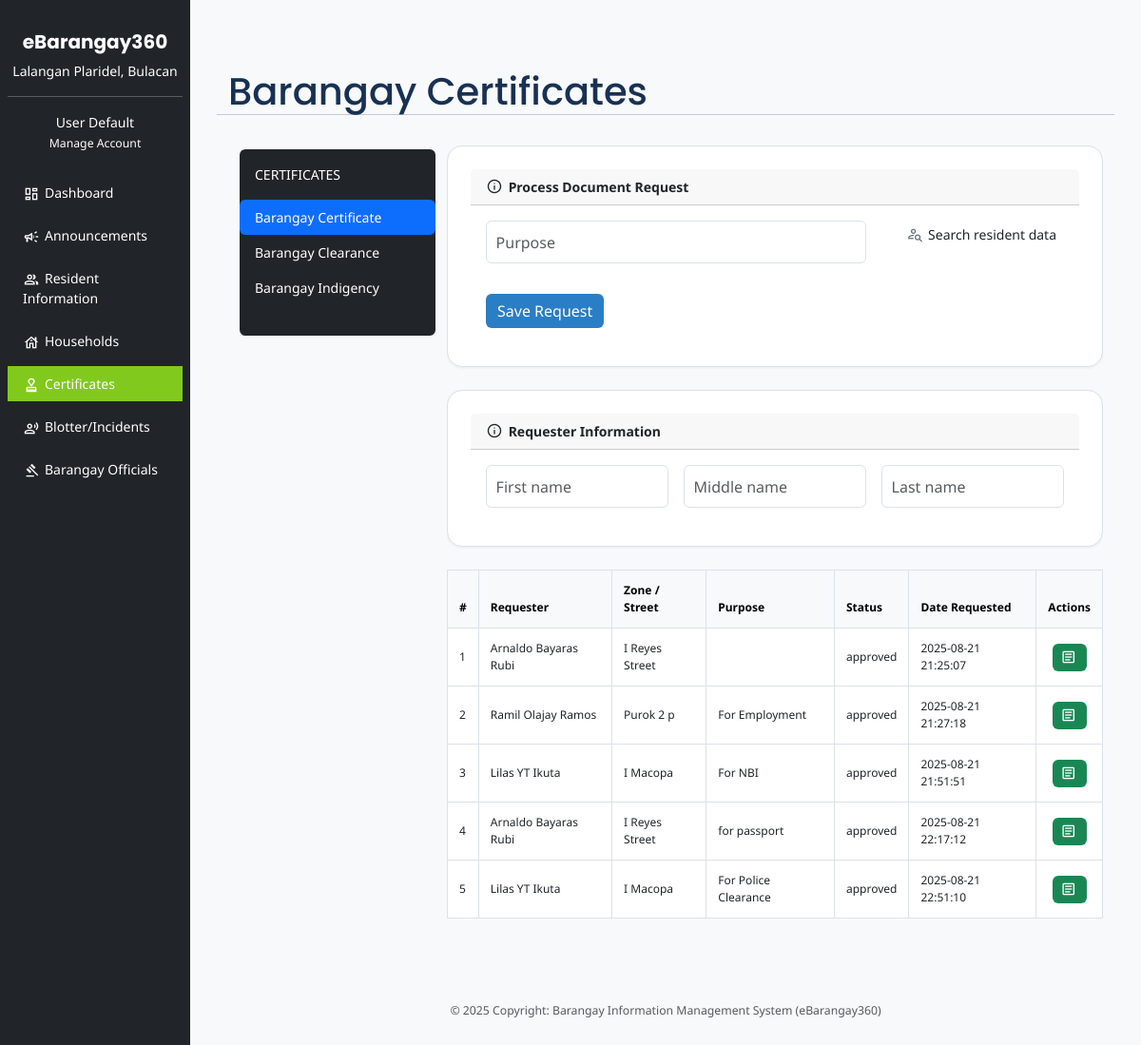
The page /public/index.php?page=barangay-certificates&success=1&request_id=1 on the database its author committed.
### tables this page shows
CREATE TABLE `barangay_certificate_requests` (
  `id` int(11) NOT NULL,
  `resident_id` int(11) NOT NULL,
  `purpose` varchar(50) NOT NULL,
  `status` varchar(50) NOT NULL,
  `requested_at` datetime NOT NULL
);

CREATE TABLE `residents` (
  `id` int(11) NOT NULL,
  `user_id` int(11) DEFAULT NULL,
  `first_name` varchar(255) DEFAULT NULL,
  `middle_name` varchar(255) DEFAULT NULL,
  `last_name` varchar(255) DEFAULT NULL,
  `date_of_birth` date DEFAULT NULL,
  `place_of_birth_province` varchar(255) DEFAULT NULL,
  `place_of_birth_city_municipality` varchar(255) NOT NULL,
  `place_of_birth_barangay` varchar(255) NOT NULL,
  `gender` varchar(10) DEFAULT NULL,
  `civil_status` varchar(50) DEFAULT NULL,
  `email` varchar(255) NOT NULL,
  `phone_number` varchar(255) NOT NULL,
  `alias_nickname` varchar(255) NOT NULL,
  `occupation` varchar(255) NOT NULL,
  `permanent_province` varchar(255) NOT NULL,
  `permanent_city_municipality` varchar(255) NOT NULL,
  `permanent_barangay` varchar(255) NOT NULL,
  `permanent_street` varchar(255) NOT NULL,
  `permanent_zone` varchar(255) NOT NULL,
  `permanent_landmark` varchar(255) NOT NULL,
  `present_province` varchar(255) NOT NULL,
  `present_city_municipality` varchar(255) NOT NULL,
  `present_barangay` varchar(255) NOT NULL,
  `present_zone` varchar(255) NOT NULL,
  `present_street` varchar(255) NOT NULL,
  `present_landmark` varchar(255) NOT NULL,
  `photo_filename` varchar(255) DEFAULT NULL,
  `has_account` tinyint(1) NOT NULL,
  `unemployed` tinyint(4) NOT NULL,
  `alive` tinyint(1) NOT NULL,
  `is_deleted` tinyint(1) NOT NULL,
  `created_at` timestamp NOT NULL DEFAULT current_timestamp(),
  `updated_at` timestamp NOT NULL DEFAULT current_timestamp() ON UPDATE current_timestamp(),
  `valid_id_type` varchar(255) DEFAULT NULL,
  `valid_id_number` varchar(255) DEFAULT NULL
);

### resources/views/barangay-certificates.php (the view, shortened to what this page needs)
<?php
  require '../config/database.php';
?>
<main id="residents-dashboard" class="col-md-10 ms-sm-auto px-md-4 py-4">
  <div class="px-3 py-5">
      <div class="row mb-3">
          <h1 class="m-0">Barangay Certificates</h1>
          <hr>
      </div>
      <div class="row mx-0">
          <section class="col-md-3">
              <div class="sticky-top py-1">
                  <div class="bg-dark text-white rounded">
                      <nav class="nav flex-column nav-pills py-3">
                          <p class="text-uppercase text-truncate ps-3">Certificates</p>
                          <ul class="list-unstyled">
                              <li class="nav-item">
                                  <a href="?page=barangay-certificates" class="nav-link text-white text-truncate <?php if ($page == 'barangay-certificates') echo 'active'; ?>" aria-current="page">
                                      Barangay Certificate
                                  </a>
                              </li>
                              <li class="nav-item">
                                  <a href="?page=barangay-clearance" class="nav-link text-white text-truncate <?php if ($page == 'barangay-clearance') echo 'active'; ?>" aria-current="page">
                                      Barangay Clearance
                                  </a>
                              </li>
                              <li class="nav-item">
                                  <a href="?page=barangay-certificate-of-indigency" class="nav-link text-white text-truncate <?php if ($page == 'barangay-certificate-of-indigency') echo 'active'; ?>" aria-current="page">
                                      Barangay Indigency
                                  </a>
                              </li>
                          </ul>
                      </nav>
                  </div>
              </div>
          </section>
          <section class="inner-content col-md-9 p-0 bg-transparent rounded" style="overflow: hidden;">
            <form method="POST" class="needs-validation" id="barangay-certificate-form" class="px-3 py-4" novalidate action="<?= ACTIONS_URL ?>add-request-barangay-certificate.php" enctype="multipart/form-data">
                <div class="card mb-4">
                    <div class="card-header fw-bold"><i class="add-resident-subheading-icon material-symbols-outlined md-18 text-dark">Info</i> Process Document Request</div>
                    <div class="card-body row g-3">
                        <div class="col-md-8"><input type="text" name="purpose" class="form-control" placeholder="Purpose" required>
                        </div>
                        <div class="col-md-4 d-flex justify-content-end g-3 mb-3 align-items-end">
                            <button type="button" class="btn btn-sm btn-outline-dark" data-bs-toggle="modal"  data-bs-target="#resident-search-modal">
                            <i class="material-symbols-outlined md-18 text-secondary">person_search</i> Search resident data </button>
                        </div>
                    </div>
                    <div class="card-body row g-3">
                        <div class="col-md-8">
                            <button type="submit" class="btn btn-primary">Save Request</button>
                        </div>
                    </div>
                </div>
                <div class="card mb-4">
                    <div class="card-header fw-bold"><i class="add-resident-subheading-icon material-symbols-outlined md-18 text-dark">Info</i> Requester Information</div>
                    <div class="card-body row g-3">
                        <div class="col-md-4"><input type="text" readonly name="resident_first_name" class="form-control" placeholder="First name" required>
                        </div>
                        <div class="col-md-4"><input type="text" readonly name="resident_middle_name" class="form-control" placeholder="Middle name"></div>
                        <div class="col-md-4"><input type="text" readonly name="resident_last_name" class="form-control" placeholder="Last name" required>
                        </div>
                    </div>
                </div>
            </form>
            <div class="table-responsive">
            <table id="residents-table" class="table table-bordered align-middle">
                <thead class="table-light">
                <tr>
                    <th>#</th>
                    <th>Requester</th>
                    <th>Zone / Street</th>
                    <th>Purpose</th>
                    <th>Status</th>
                    <th>Date Requested</th>
                    <th>Actions</th>
                </tr>
                </thead>
                <tbody>
                <?php
                    $stmt = $pdo->query("SELECT r.last_name,r.first_name, r.middle_name, r.date_of_birth, r.gender, r.civil_status, r.present_zone, r.present_street, bcr.id, bcr.purpose, bcr.status, bcr.requested_at
                        FROM residents r
                        JOIN barangay_certificate_requests bcr ON r.id = bcr.resident_id");
                    while ($row = $stmt->fetch(PDO::FETCH_ASSOC)) {
                    ?>
                    <tr>
                    <td><?php echo $row['id']; ?></td>
                    <td><?php echo $row['first_name'] . ' ' . $row['middle_name'] . ' ' . $row['last_name']; ?></td>
                    <td><?php echo $row['present_zone']. ' ' . $row['present_street']; ?></td>
                    <td><?php echo $row['purpose']; ?></td>
                    <td><?php echo $row['status']; ?></td>
                    <td><?php echo $row['requested_at']; ?></td>
                    <td class="text-center">
                        <a data-id="<?= $row['id'] ?>" href="?page=barangay-certificates&success=1&request_id=<?= $row['id'] ?>" class="btn btn-sm btn-success text-white edit-btn" title="View Barangay Certificate"><i class="material-symbols-outlined md-18">article</i></a>
                    </td>
                    </tr>
                    <?php } ?>
                </tbody>
            </table>
            </div>
          </section>
      </div>
  </div>

### public/css/custom.css (style rules this page uses)
body { font-family: 'Noto Sans', sans-serif; font-size: 14px; color: #2e3a59; background-color: #f9fafc; margin: 0; padding: 0; }
h1, h2, h3, h4, h5, h6 { font-family: 'Poppins', serif; color: #183153; margin-top: 1rem; margin-bottom: 0.5rem; }
a { color: #2a7ec6; text-decoration: none; }
:root { --primary-color: #2a7ec6; --primary-dark: #1c5e9d; --accent-color: #1f9c9f; --bg-color: #f4f7fa; --text-color: #2e3a59; --border-color: #dbe2ea; }
.btn { font-family: 'Noto Sans', sans-serif; padding: 0.5rem .75; border-radius: 0.375rem; border: none; cursor: pointer; transition: all 0.2s ease; }
.btn-primary { background-color: var(--primary-color); color: #fff; }
.card { background: #ffffff; border: 1px solid var(--border-color); border-radius: 0.5rem; padding: 1.5rem; margin-bottom: 1.5rem; box-shadow: 0 1px 3px rgba(0, 0, 0, 0.06); }
input[type="text"], input[type="email"], input[type="number"], input[type="date"], input[type="time"], select, textarea { width: 100%; padding: 0.6rem; font-size: 1rem; font-family: 'Noto Sans', sans-serif; border: 1px solid var(--border-color); border-radius: 0.375rem; background-color: #fff; color: var(--text-color); }
.table { width: 100%; border-collapse: collapse; font-family: 'Noto Sans', sans-serif; margin-bottom: 1rem; }
.table thead { background-color: var(--primary-color); color: white; }
.table th, .table td { padding: 0.75rem; border: 1px solid var(--border-color); text-align: left; }
.text-center { text-align: center; }
.material-symbols-outlined { vertical-align: middle; color: #fff; }
.material-symbols-outlined.md-18 { font-size: 18px; }
body { background-image: url('background.jpg'); background-size: cover; background-position: center; height: 100vh; }
.card { border-radius: 1rem; overflow: hidden; }
#dashboard { background-color: #f8f9fa; }
body { background-color: rgb(231, 231, 231); }
#residents-table { font-size: 12px; }
.inner-content { background-color: #ffffff; }
#residents-dashboard .material-symbols-outlined { vertical-align: middle; margin-right: 2px; margin-top: -4px; }
.add-resident-subheading-icon.material-symbols-outlined { vertical-align: middle; margin-right: 1px; margin-top: -2px; }

### rows shown on the page
barangay_certificate_requests: id "1", resident.first_name "Arnaldo", resident.middle_name "Bayaras", resident.last_name "Rubi", resident.present_zone "I", resident.present_street "Reyes Street", status "approved", requested_at "2025-08-21 21:25:07"
barangay_certificate_requests: id "2", resident.first_name "Ramil", resident.middle_name "Olajay", resident.last_name "Ramos", resident.present_zone "Purok 2", resident.present_street "p", purpose "For Employment", status "approved", requested_at "2025-08-21 21:27:18"
barangay_certificate_requests: id "3", resident.first_name "Lilas YT", resident.last_name "Ikuta", resident.present_zone "I", resident.present_street "Macopa", purpose "For NBI", status "approved", requested_at "2025-08-21 21:51:51"
barangay_certificate_requests: id "4", resident.first_name "Arnaldo", resident.middle_name "Bayaras", resident.last_name "Rubi", resident.present_zone "I", resident.present_street "Reyes Street", purpose "for passport", status "approved", requested_at "2025-08-21 22:17:12"
barangay_certificate_requests: id "5", resident.first_name "Lilas YT", resident.last_name "Ikuta", resident.present_zone "I", resident.present_street "Macopa", purpose "For Police Clearance", status "approved", requested_at "2025-08-21 22:51:10"
